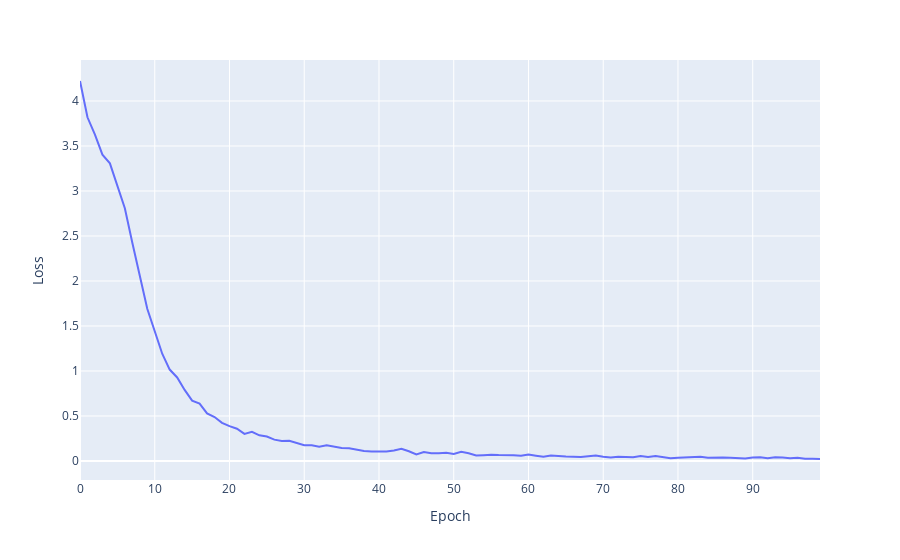

Source (notebook cell):
### Code cell
line(losses, xaxis="Epoch", yaxis="Loss")
